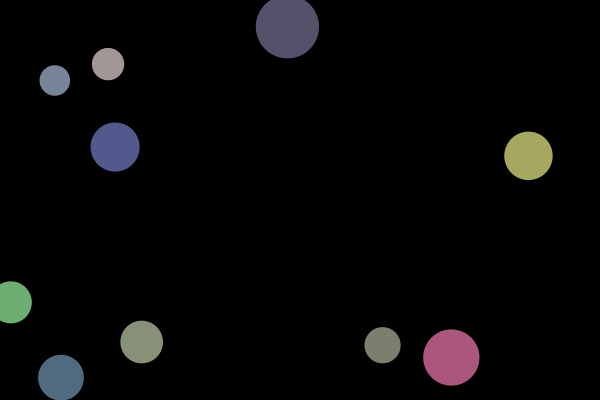
Frame 1 (no input)
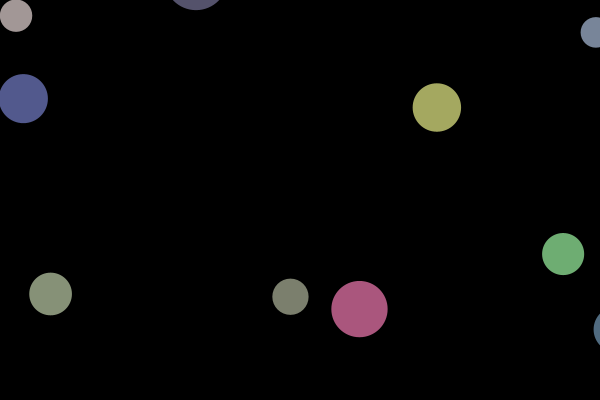
Frame 60 (the mouse pressed at the canvas centre just before this capture)
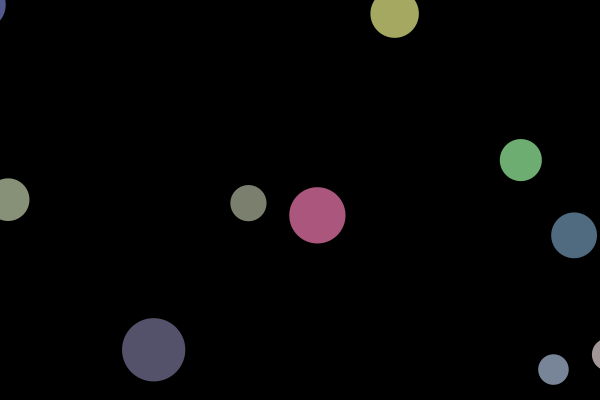
Frame 120 (the mouse held since frame 60 and released just before this capture)

The Processing sketch that drew these frames (run headless with seeded random() and noise(); from frame 60 on, the mouse is pressed at the canvas centre):

// Processing sketch: processing_124444
// ── processing_124444.pde

int numBalls = 10;
float spring = 0.05;
float gravity = 0;
float friction = 1.1;
float xnoise = random(10);
float ynoise = random(10);
float snoise = random(10);
float step = 8;
Ball[] balls = {};

void setup() {
  size(600, 400);
  for (int i = 0; i < numBalls; i++) {
    balls = (Ball[]) append(balls, new Ball(random(width), random(height), random(30, 70), i));
  }
}

void draw() {
  background(0);
    
  for (int i = 0; i < balls.length; i++) {
    balls[i].collide();
    balls[i].move();
    balls[i].display(); 
  }
}

void mouseReleased() {
 
  int l = balls.length;
  for (int i = l; i < l + numBalls; i++) {
    balls = (Ball[]) append(balls, new Ball(random(width), random(height), random(30, 70), i));
  }
  
}

class Ball {
  
  float x, y;
  float diameter;
  float vx = 0;
  float vy = 0;
  int id;
  color c;
 
  Ball(float xin, float yin, float din, int idin) {
    x = xin;
    y = yin;
    diameter = din;
    id = idin;
    c = color(random(100, 255), random(100, 255), random(100, 255)); 
  } 
  
  void collide() {
    for (int i = id + 1; i < balls.length; i++) {
      float dx = balls[i].x - x;
      float dy = balls[i].y - y;
      float distance = sqrt(dx*dx + dy*dy);
      float minDist = balls[i].diameter/2 + diameter/2;
      if (distance < minDist) { 
        float angle = atan2(dy, dx);
        float targetX = x + cos(angle) * minDist;
        float targetY = y + sin(angle) * minDist;
        float ax = (targetX - balls[i].x) * spring;
        float ay = (targetY - balls[i].y) * spring;
        vx -= ax;
        vy -= ay;
        balls[i].vx += ax;
        balls[i].vy += ay;
      }
      
    } 
  }  


  
  void move() {
    vy += gravity;
    x += vx + (noise(xnoise) - 0.5) * step;
    y += vy + (noise(ynoise) - 0.5) * step;
    xnoise += 0.01;
    ynoise += 0.01;
    if (x - diameter/2 > width) {
      x = - diameter/2;
      vx *= friction; 
    }
    else if (x + diameter/2 < 0) {
      x = width + diameter/2;
      vx *= friction;
    }
    if (y - diameter/2 > height) {
      y = - diameter/2;
      vy *= friction; 
    } 
    else if (y + diameter/2 < 0) {
      y = height + diameter/2;
      vy *= friction;
    }
  }
  
  void display() {
    noStroke();
    fill(c, 200);
    ellipse(x, y, diameter, diameter);
  }
}
